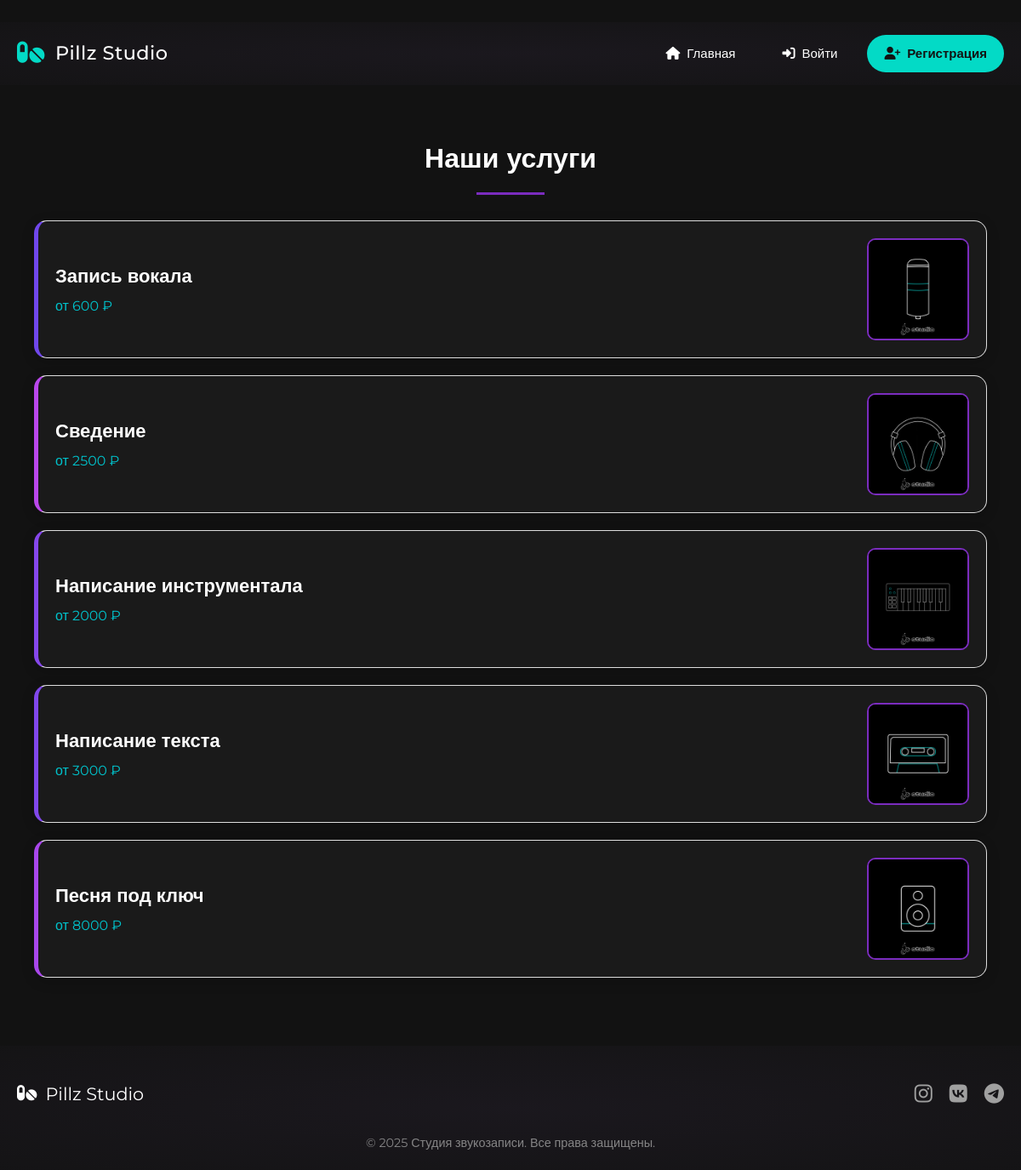
The page / on the database its author committed.
### studio/models.py (models this page shows, shortened)
class ServiceType(models.Model):
    SERVICE_CATEGORIES = [
        ('recording', '������'),
        ('mixing', '��������'),
        ('instrumental', '��������� �������������'),
        ('lyrics', '��������� ������'),
        ('full_song', '����� ��� ����'),
    ]
    category = models.CharField(max_length=20, choices=SERVICE_CATEGORIES, default='recording')
    name = models.CharField(max_length=100)
    description = models.TextField()
    min_price = models.IntegerField()
    duration = models.CharField(max_length=50)
    is_active = models.BooleanField(default=True)

### studio/views.py (the view)
# urls.py: 2. Add a URL to urlpatterns:  path('', views.home, name='home')
def home(request):
    CATEGORY_ORDER = ['recording', 'mixing', 'instrumental', 'lyrics', 'full_song']
    services = sorted(
        ServiceType.objects.filter(is_active=True),
        key=lambda x: CATEGORY_ORDER.index(x.category)
    )[:5]
    return render(request, 'studio/home.html', {
        'services': services,
        'title': 'Главная',
        'heading': 'Популярные услуги'
    })

### studio/templates/studio/home.html (shortened to what this page needs)
﻿{% extends 'studio/base.html' %}
{% load static %}
{% block content %}
<div class="services-container">
    <h1 class="heading">Наши услуги</h1>
    {% for service in services %}
    <a href="{% url 'service_detail' service.pk %}" class="service-link">
        <div class="service-card">
            <div class="service-info">
                <h3 class="service-name">{{ service.name }}</h3>
                <p class="service-price">от {{ service.min_price }} ₽</p>
            </div>
            <img src="{% static 'studio/media/service/service-'|add:service.category|add:'.jpg' %}"
                 alt="{{ service.name }}"
                 class="service-image">
        </div>
    </a>
    {% endfor %}
</div>
{% endblock %}

### studio/templates/studio/base.html (shortened to what this page needs)
<html lang="ru">
<head>
    {% load static %}
    <link href="https://ffont.ru/font/dayssansblack?ysclid=mav33g2gsz383649649" rel="stylesheet">
    <link rel="stylesheet" href="https://cdnjs.cloudflare.com/ajax/libs/font-awesome/6.4.0/css/all.min.css">
    <link rel="stylesheet" href="{% static 'studio/css/style.css' %}">
</head>
<body>
    <header class="header pill-effect">
        <div class="container">
            <nav class="navbar">
                <a href="{% url 'home' %}" class="logo">
                    <i class="fas fa-pills"></i>
                    <span>Pillz Studio</span>
                </a>
                <div class="nav-links">
                    <a href="{% url 'home' %}" class="nav-link"><i class="fas fa-home"></i> Главная</a>
                    {% if user.is_authenticated %}
                    <a href="{% url 'profile' %}" class="nav-link"><i class="fas fa-user"></i> Профиль</a>
                    <form action="{% url 'logout' %}" method="post" class="logout-form">
                        {% csrf_token %}
                        <button type="submit" class="nav-button">
                            <i class="fas fa-sign-out-alt"></i> Выйти
                        </button>
                    </form>
                    {% else %}
                    <a href="{% url 'login' %}" class="nav-link"><i class="fas fa-sign-in-alt"></i> Войти</a>
                    <a href="{% url 'register' %}" class="nav-link register-btn"><i class="fas fa-user-plus"></i> Регистрация</a>
                    {% endif %}
                </div>
            </nav>
        </div>
    </header>
    <main class="main-content">
        <div class="container">
            {% block content %}{% endblock %}
        </div>
    </main>
    <footer class="footer pill-effect">
        <div class="container">
            <div class="footer-content">
                <div class="footer-logo">
                    <i class="fas fa-pills"></i>
                    <span>Pillz Studio</span>
                </div>
                <div class="footer-links">
                    <a href="https://www.instagram.com/night_pillz?igsh=Y25tb3NwZmJ4YnAz"><i class="fab fa-instagram"></i></a>
                    <a href="https://vk.com/pillzstudio?from=groups"><i class="fab fa-vk"></i></a>
                    <a href="https://t.me/pillzstudio"><i class="fab fa-telegram"></i></a>
                </div>
            </div>
            <p class="copyright">© {% now "Y" %} Студия звукозаписи. Все права защищены.</p>
        </div>
    </footer>
</body>
</html>

### studio/static/studio/css/style.css (style rules this page uses)
:root { --primary: #BB86FC; --primary-light: rgba(187, 134, 252, 0.2); --secondary: #03DAC6; --dark: #121212; --darker: #121212; --text: #E0E0E0; --text-light: #FFFFFF; --text-muted: #A0A0A0; }
* { margin: 0; padding: 0; box-sizing: border-box; }
body { font-family: 'Stora', 'Montserrat', sans-serif; line-height: 1.6; color: #000000; background-color: #000000; display: flex; flex-direction: column; min-height: 100vh; }
a { text-decoration: none; color: inherit; transition: all 0.3s ease; }
.container { width: 100%; max-width: 1200px; margin: 0 auto; padding: 0 20px; }
.header { background-color: var(--dark); color: var(--text-light); padding: 15px 0; position: sticky; top: 0; z-index: 100; }
.navbar { display: flex; justify-content: space-between; align-items: center; }
.logo { display: flex; align-items: center; gap: 12px; font-size: 1.4rem; font-weight: 500; color: var(--text-light); letter-spacing: 0.5px; }
.logo i { font-size: 1.8rem; color: var(--secondary); }
.nav-links { display: flex; align-items: center; gap: 15px; }
.nav-link { padding: 10px 20px; border-radius: 50px; transition: all 0.3s ease; display: flex; align-items: center; gap: 8px; font-size: 15px; }
.register-btn { background-color: var(--secondary); color: var(--darker); padding: 10px 20px; border-radius: 50px; font-weight: 600; transition: all 0.3s ease; }
.main-content { flex: 1; padding: 40px 0; }
.footer { background-color: var(--darker); color: var(--text-light); padding: 40px 0 20px; margin-top: auto; }
.footer-content { display: flex; justify-content: space-between; align-items: center; margin-bottom: 30px; }
.footer-logo { display: flex; align-items: center; gap: 10px; font-size: 1.3rem; color: var(--text-light); }
.footer-links { display: flex; gap: 20px; }
.footer-links a { font-size: 1.5rem; color: var(--text-muted); transition: all 0.3s ease; }
.copyright { text-align: center; font-size: 0.9rem; color: var(--text-muted); opacity: 0.8; }
.service-card { padding: 15px; border: 1px solid #ddd; border-radius: 5px; }

### studio/templates/studio/base.html (style rules this page uses)
body { background: var(--dark); min-height: 100vh; }
.pill-effect { position: relative; overflow: hidden; }
.pill-effect::after { content: ''; position: absolute; top: -50%; left: -50%; width: 200%; height: 200%; background: radial-gradient( ellipse at center, rgba(187, 134, 252, 0.05) 0%, transparent 70% ); z-index: -1; pointer-events: none; }

### studio/templates/studio/home.html (style rules this page uses)
.services-container { max-width: 1200px; margin: 0 auto; padding: 20px; }
.service-card { background: #1a1a1a; border-radius: 15px; padding: 20px; margin-bottom: 20px; display: flex; align-items: center; box-shadow: 0 4px 15px rgba(0, 0, 0, 0.2); transition: transform 0.3s ease, box-shadow 0.3s ease; border-left: 5px solid #00c2cb; cursor: pointer; text-decoration: none; color: inherit; }
.service-info { flex: 1; }
.service-name { color: #ffffff; font-size: 22px; font-weight: 600; margin-bottom: 5px; }
.service-price { color: #00c2cb; font-size: 16px; }
.service-image { width: 120px; height: 120px; border-radius: 10px; object-fit: cover; margin-left: 20px; border: 2px solid #7b2cbf; }
.heading { color: #ffffff; text-align: center; margin-bottom: 30px; font-size: 32px; position: relative; }
.heading:after { content: ''; display: block; width: 80px; height: 3px; background: #7b2cbf; margin: 15px auto 0; }
.service-link { display: block; text-decoration: none; }

### rows shown on the page
ServiceType: name "Запись вокала", min_price "600", category (picture)
ServiceType: name "Сведение", min_price "2500", category (picture)
ServiceType: name "Написание инструментала", min_price "2000", category (picture)
ServiceType: name "Написание текста", min_price "3000", category (picture)
ServiceType: name "Песня под ключ", min_price "8000", category (picture)
